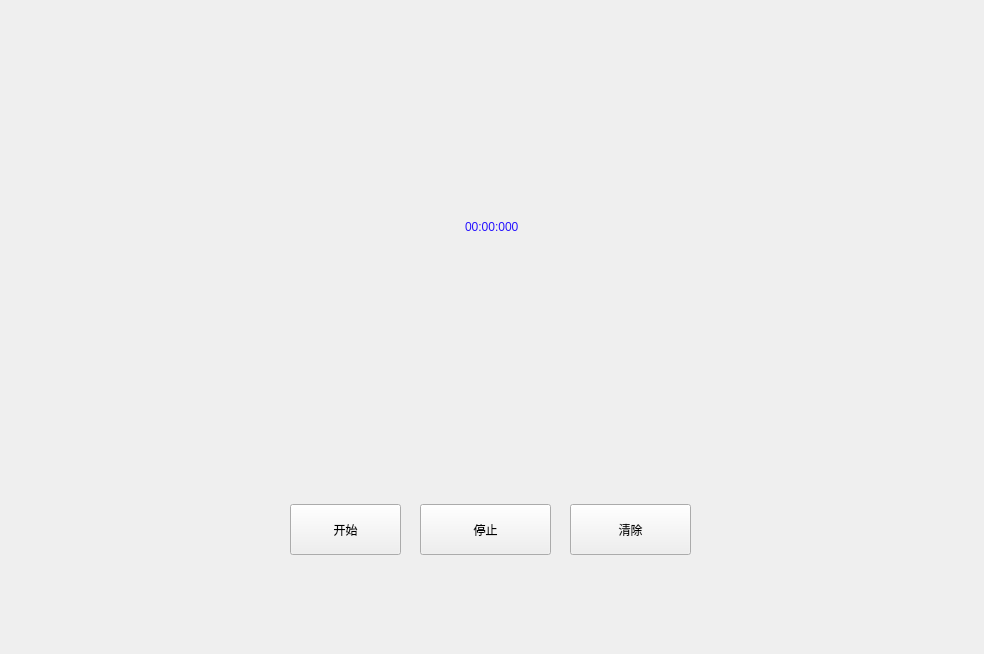
<?xml version="1.0" encoding="UTF-8"?>
<ui version="4.0">
 <class>MsTimerClass</class>
 <widget class="QWidget" name="MsTimerClass">
  <property name="geometry">
   <rect>
    <x>0</x>
    <y>0</y>
    <width>984</width>
    <height>654</height>
   </rect>
  </property>
  <property name="windowTitle">
   <string>MsTimer</string>
  </property>
  <layout class="QVBoxLayout" name="verticalLayout">
   <property name="spacing">
    <number>0</number>
   </property>
   <property name="leftMargin">
    <number>0</number>
   </property>
   <property name="topMargin">
    <number>0</number>
   </property>
   <property name="rightMargin">
    <number>0</number>
   </property>
   <property name="bottomMargin">
    <number>0</number>
   </property>
   <item>
    <widget class="QWidget" name="widget" native="true">
     <layout class="QHBoxLayout" name="horizontalLayout">
      <item>
       <spacer name="horizontalSpacer">
        <property name="orientation">
         <enum>Qt::Horizontal</enum>
        </property>
        <property name="sizeHint" stdset="0">
         <size>
          <width>40</width>
          <height>20</height>
         </size>
        </property>
       </spacer>
      </item>
      <item>
       <widget class="QLabel" name="ms_lab">
        <property name="styleSheet">
         <string notr="true">font: 140pt &quot;微软雅黑&quot;;
color: rgb(38, 19, 255);
text-align:center;</string>
        </property>
        <property name="text">
         <string>00:00:000</string>
        </property>
       </widget>
      </item>
      <item>
       <spacer name="horizontalSpacer_2">
        <property name="orientation">
         <enum>Qt::Horizontal</enum>
        </property>
        <property name="sizeHint" stdset="0">
         <size>
          <width>40</width>
          <height>20</height>
         </size>
        </property>
       </spacer>
      </item>
     </layout>
    </widget>
   </item>
   <item>
    <widget class="QWidget" name="widget_2" native="true">
     <property name="maximumSize">
      <size>
       <width>16777215</width>
       <height>200</height>
      </size>
     </property>
     <widget class="QPushButton" name="startBtn">
      <property name="geometry">
       <rect>
        <x>290</x>
        <y>50</y>
        <width>111</width>
        <height>51</height>
       </rect>
      </property>
      <property name="text">
       <string>开始</string>
      </property>
     </widget>
     <widget class="QPushButton" name="stopBtn">
      <property name="geometry">
       <rect>
        <x>420</x>
        <y>50</y>
        <width>131</width>
        <height>51</height>
       </rect>
      </property>
      <property name="text">
       <string>停止</string>
      </property>
     </widget>
     <widget class="QPushButton" name="restartBtn">
      <property name="geometry">
       <rect>
        <x>570</x>
        <y>50</y>
        <width>121</width>
        <height>51</height>
       </rect>
      </property>
      <property name="text">
       <string>清除</string>
      </property>
     </widget>
    </widget>
   </item>
  </layout>
 </widget>
 <layoutdefault spacing="6" margin="11"/>
 <resources>
  <include location="ms_timer.qrc"/>
 </resources>
 <connections/>
</ui>
